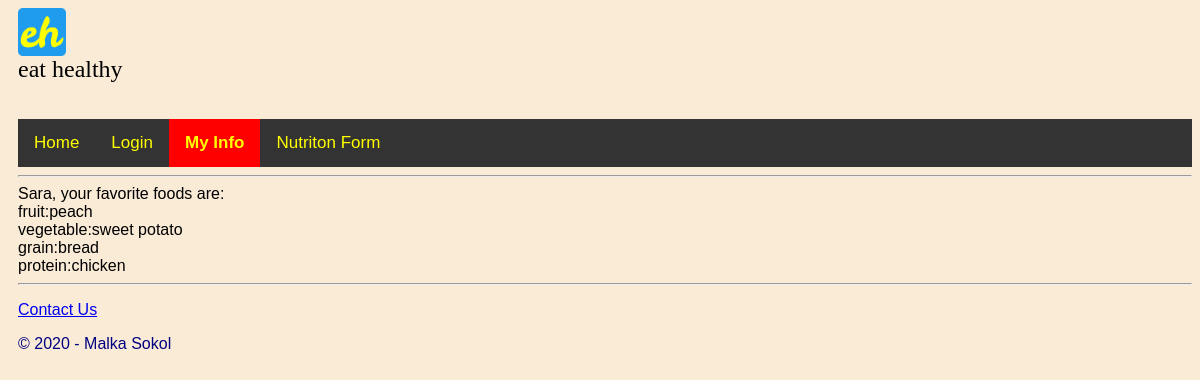
Screenshot of /myInfo.php (signed in) with the database file from the repository.
### myInfo.php (the view, shortened to what this page needs)
<?php
include "header.php";
if($_SESSION['LoggedIn'] == 'True'){
	$db = new mysqli('localhost', 'root', '', 'nutrition');
	$query = "SELECT * FROM `favorite foods` WHERE userID = ".$_COOKIE['userID']." ";
	if(!$result = $db->query($query)){
		die('There was an error running the query [' . $db->error . ']');
	}
	echo $_COOKIE['userName'];
	echo', your favorite foods are: <br>';
	while($row = mysqli_fetch_assoc($result)) {
		echo$row["food category"].':';
		echo $row["user favorite"].'<br>';
	}
}
else{
	echo'LOGIN TO CONTINUE';
}
include "footer.php";
?>

### styles.css (style rules this page uses)
body { font-family: 'Lucida Grande', 'Lucida Sans Unicode', 'Geneva', 'Verdana', sans-serif; background-color: antiquewhite; margin-left: 18px; }

### rows the page displays
favorite foods: food category "fruit", user favorite "peach"
favorite foods: food category "vegetable", user favorite "sweet potato"
favorite foods: food category "grain", user favorite "bread"
favorite foods: food category "protein", user favorite "chicken"

### other values shown
$_COOKIE['userName'] "Sara"
